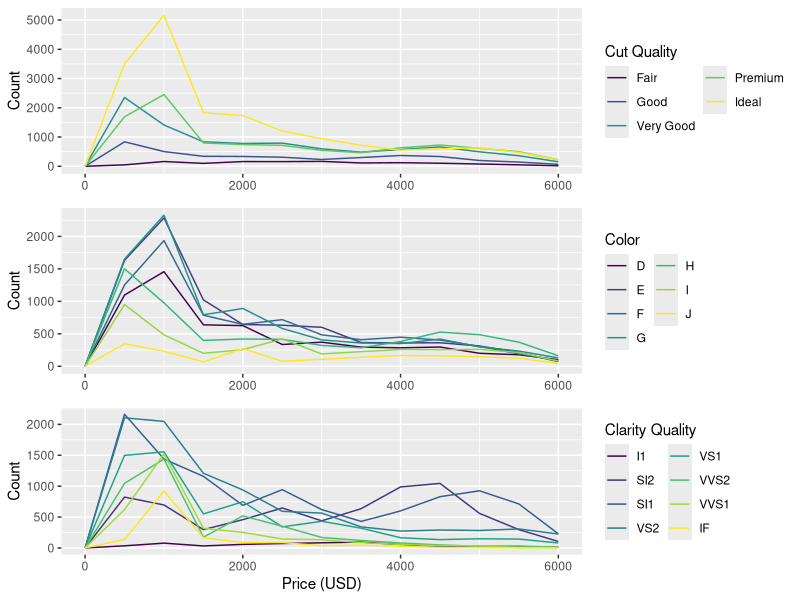
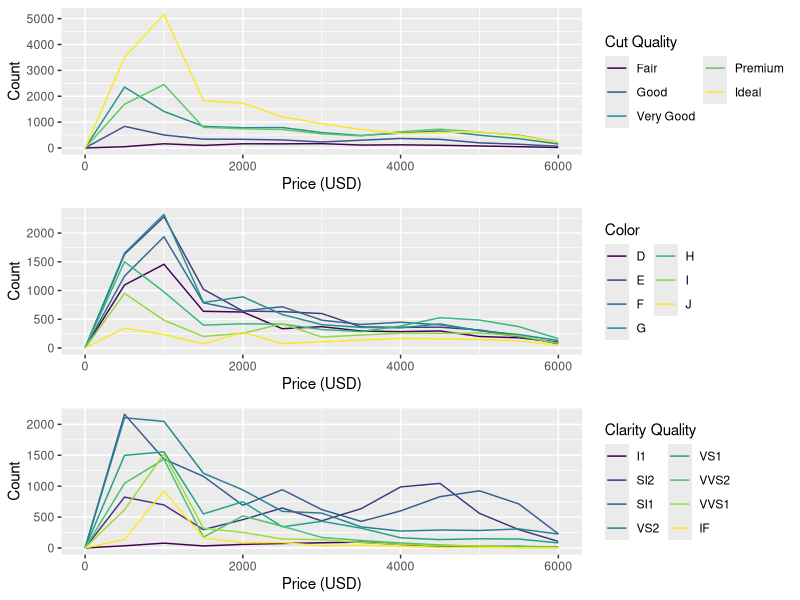

R code for these plots, in order:
## ---- chunk 1
knitr::opts_chunk$set(echo = TRUE)
library(ggplot2)
library(cowplot)
library(dplyr)
library(tidyverse)
## ---- chunk 2
## a) What are the key features of tidy data?
# Each variable is a column, each observation is a row, and each type of observational unit is a table. (Wickham et al., 2014)

## b) What characterize “messy data”?
# Column headers are values, not variable names. Multiple variables are stored in one column. Variables are stored in both rows and columns. Multiple types of observational units are stored in the same table. A single observational unit is stored in multiple tables. (Wickham et al., 2014)

## c) Tidy up the messy data.
# generate "messy data" related seasonal PM2.5 and PM10 concentrations from 3 sites (FAKE)
set.seed(123)

messy_data <- data.frame(Site = c("Site 1", "Site 2", "Site 3"),
                   Spring_PM25 = rnorm(3, mean = 20, sd = 2),
                   Summer_PM25 = rnorm(3, mean = 10, sd = 3),
                   Fall_PM25 = rnorm(3, mean = 20, sd = 2),
                   Winter_PM25 = rnorm(3, mean = 30, sd = 1.5),
                   Spring_PM10 = rnorm(3, mean = 20, sd = 2),
                   Summer_PM10 = rnorm(3, mean = 10, sd = 3),
                   Fall_PM10 = rnorm(3, mean = 20, sd = 2),
                   Winter_PM10 = rnorm(3, mean = 30, sd = 1.5))

head(messy_data)

# seperate PM25 and PM10 from season into a column called "Type"
tidy_data <- messy_data %>%
  pivot_longer(-Site, names_to = c(".value", "Type"), names_sep = "_")

# gather season and PM information into a column
tidy_data <- tidy_data %>%
  gather( -Site,  -Type, key = "Season", value = "PM")

head(tidy_data)

## ---- chunk 3
## Use the R base function cut() to simplify the following function:
temp <- 5

if (temp <= 0) { 
    "freezing"
} else if (temp <= 10) { 
    "cold"
} else if (temp <= 20) { 
    "cool"
} else if (temp <= 30) { 
    "warm"
} else{
    "hot"
}

# cut() function: split a numeric vector into intervals and label intervals with names
# define level function
level <- function(temp) {
  labels <- c("freezing", "cold", "cool", "warm", "hot")
  breaks <- c(-Inf, 0, 10, 20, 30, Inf)
  return(cut(temp, breaks, labels = labels))
}

level(5)
## ---- chunk 4
## figure 2 from HW1 is chosen to iterate here.
# original code: Distribution of Diamond Prices Classified by Cut, Color, and Clarity
p1 <- diamonds %>%
  ggplot(aes(x = price, y = after_stat(count), color = cut)) +
  geom_freqpoly(binwidth = 500) +
  xlim(0, 6000) +
  labs(x = NULL, y = "Count", color = "Cut Quality") +
  guides(color = guide_legend(ncol = 2))

p2 <- diamonds %>%
  ggplot(aes(x = price, y = after_stat(count), color = color)) +
  geom_freqpoly(binwidth = 500) +
  xlim(0, 6000) +
  labs(x = NULL, y = "Count", color = "Color") +
  guides(color = guide_legend(ncol = 2))

p3 <- diamonds %>%
  ggplot(aes(x = price, y = after_stat(count), color = clarity)) +
  geom_freqpoly(binwidth = 500) +
  xlim(0, 6000) +
  labs(x = "Price (USD)", y = "Count", color = "Clarity Quality") +
  guides(color = guide_legend(ncol = 2))

plot_grid(p1, p2, p3, ncol = 1, align = "v", axis = "lr")

# Define a custom function "f_plot" to simplify the visualization code
f_plot <- function(data, x_var, color_var, color_label) {
  ggplot(data, aes(x = !!sym(x_var), y = after_stat(count), color = !!sym(color_var))) +
    geom_freqpoly(binwidth = 500) +
    xlim(0, 6000) +
    labs(x = ifelse(x_var == "price", "Price (USD)", NULL), y = "Count", color = color_label) +
    guides(color = guide_legend(ncol = 2))
}

# Create each plot using the "f_plot" function
p1 <- f_plot(diamonds, "price", "cut", "Cut Quality")
p2 <- f_plot(diamonds, "price", "color", "Color")
p3 <- f_plot(diamonds, "price", "clarity", "Clarity Quality")

# Combine the plots into a grid
plot_grid(p1, p2, p3, ncol = 1, align = "v", axis = "lr")

# The "f_plot" function takes the diamonds dataset, the x-variable, the color-variable, and the label for the color scale as input. It creates the plot using the ggplot2 syntax and returns the plot object. The resulting figure is the same as the original code, but with less duplication of code and improved readability.
